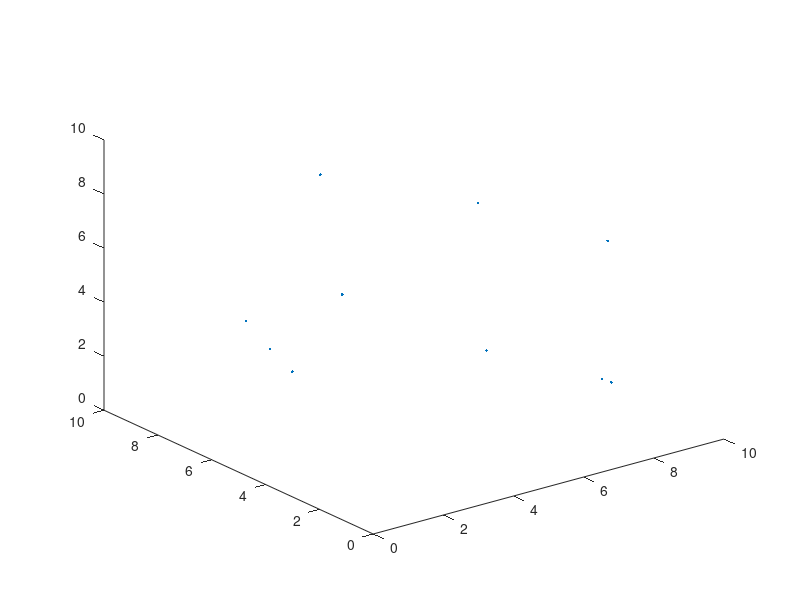

Write MATLAB code to recreate this figure.
%define parameters 
L = 10; %cube dimension
N = 10; % number of particles
M = 5; %number of voxels in my cube for dimension (M*M*M is total number)

%position of particles: let's first generate a 3N array 
%and then reshape it in a N x 3 matrix: columns will be our (x,y,z)

pos_array = L.*rand(3*N,1);
pos = reshape(pos_array,[N,3])

x = pos(:,1);
y = pos(:,2);
z = pos(:,3);

plot3(x,y,z,'.')